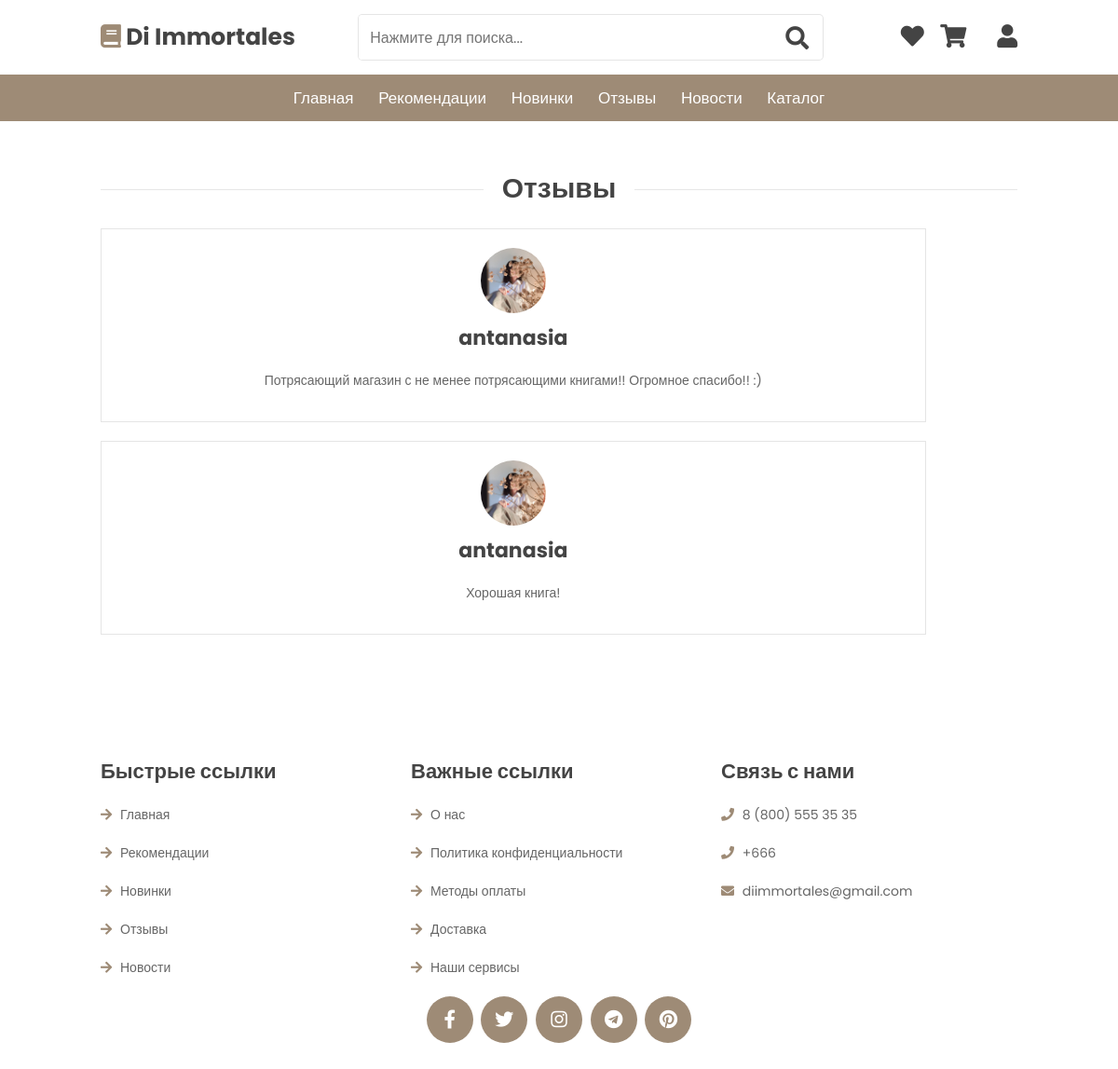
The app's page /reviews/ with its own data.
### bookShop/models.py (models this page shows, shortened)
class Review(models.Model):
    user = models.ForeignKey(User, verbose_name="Пользователь", on_delete=models.CASCADE, null=True)
    review_content = models.TextField("Содержание отзыва", blank=True)
    avatar = models.ImageField("Аватар пользователя", upload_to='review_avatars/', null=True, blank=True)
    class Meta:
        verbose_name = "Отзыв"
        verbose_name_plural = "Отзывы"

class Profile(models.Model):
    user = models.OneToOneField(User, on_delete=models.CASCADE, verbose_name="Пользователь")
    avatar = models.ImageField(upload_to='avatars/', default='avatars/default.jpg', verbose_name="Аватар")
    class Meta:
        verbose_name = "Профиль"
        verbose_name_plural = "Профили"

### bookShop/views.py (the view)
# urls.py: path('reviews/', views.reviewsPage, name='reviewsPage'),
def reviewsPage(request):
    reviews = Review.objects.all()
    return render(request, "reviews.html", {
        'reviews': reviews
    })

### bookShop/templates/reviews.html (shortened to what this page needs)
{% extends 'base.html' %}
{% load static %}
{% block content %}
<section>
    <h1 class="heading"> <span>Отзывы</span> </h1>
    <div class="reviews">
        {% for review in reviews %}
        <div class="box">
            <img src="{{ review.user.profile.avatar.url }}" alt="Аватар">
            <h3>{{ review.user.username }}</h3>
            <p>{{ review.review_content }}</p>
        </div>
        {% endfor %}
    </div>
</section>
{% endblock %}

### bookShop/static/css/style.css (style rules this page uses)
:root { --basic:#9e8b76; --dark-color:#685849; --black:#444; --light-color:#666; --border:.1rem solid rgba(0,0,0,.1); --border-hover:.1rem solid var(--black); --box-shadow:0 .5rem 1rem rgba(0,0,0,.1); }
* { font-family: 'Poppins', sans-serif; margin:0; padding:0; box-sizing: border-box; text-transform:none; outline: none; border:none; text-decoration: none; transition:all .2s linear; transition:width none; }
html { font-size: 62.5%; overflow-x: hidden; scroll-padding-top: 5rem; scroll-behavior: smooth; }
section { padding:5rem 9%; }
.heading { text-align: center; margin-bottom: 2rem; position: relative; }
.heading::before { content: ''; position: absolute; top:50%; left:0; transform: translateY(-50%); width: 100%; height:.01rem; background: rgba(0,0,0,.1); z-index: -1; }
.heading span { font-size: 3rem; padding:.5rem 2rem; color:var(--black); background: #fff; }

### bookShop/templates/reviews.html (style rules this page uses)
.reviews .box { border:var(--border); padding:2rem; text-align: center; margin:2rem 0; width:90%; }
.reviews .box img { height:7rem; width:7rem; border-radius: 50%; object-fit: cover; }
.reviews .box h3 { color:var(--black); font-size: 2.2rem; padding:.5rem 0; }
.reviews .box p { color:var(--light-color); font-size: 1.4rem; padding:1rem 0; line-height: 2; }

### records on screen
Review: user.profile.avatar (picture), user.username "antanasia", review_content "Потрясающий магазин с не менее потрясающими книгами!! Огромное спасибо!! :)"
Review: user.profile.avatar (picture), user.username "antanasia", review_content "Хорошая книга!"
